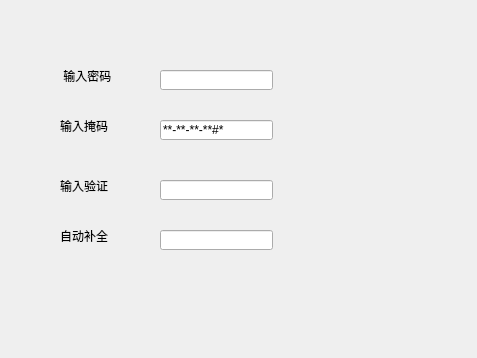
<?xml version="1.0" encoding="UTF-8"?>
<ui version="4.0">
 <class>MyWidget</class>
 <widget class="QWidget" name="MyWidget">
  <property name="geometry">
   <rect>
    <x>0</x>
    <y>0</y>
    <width>477</width>
    <height>358</height>
   </rect>
  </property>
  <property name="windowTitle">
   <string>MyWidget</string>
  </property>
  <widget class="QLineEdit" name="lineEdit">
   <property name="geometry">
    <rect>
     <x>160</x>
     <y>70</y>
     <width>113</width>
     <height>20</height>
    </rect>
   </property>
   <property name="echoMode">
    <enum>QLineEdit::Password</enum>
   </property>
  </widget>
  <widget class="QLineEdit" name="lineEdit_2">
   <property name="geometry">
    <rect>
     <x>160</x>
     <y>120</y>
     <width>113</width>
     <height>20</height>
    </rect>
   </property>
   <property name="inputMask">
    <string>&gt;AA-90-bb-!aa\#H;*</string>
   </property>
  </widget>
  <widget class="QLineEdit" name="lineEdit_3">
   <property name="geometry">
    <rect>
     <x>160</x>
     <y>180</y>
     <width>113</width>
     <height>20</height>
    </rect>
   </property>
  </widget>
  <widget class="QLineEdit" name="lineEdit_4">
   <property name="geometry">
    <rect>
     <x>160</x>
     <y>230</y>
     <width>113</width>
     <height>20</height>
    </rect>
   </property>
  </widget>
  <widget class="QLabel" name="label">
   <property name="geometry">
    <rect>
     <x>60</x>
     <y>70</y>
     <width>54</width>
     <height>12</height>
    </rect>
   </property>
   <property name="text">
    <string> 输入密码</string>
   </property>
  </widget>
  <widget class="QLabel" name="label_2">
   <property name="geometry">
    <rect>
     <x>60</x>
     <y>120</y>
     <width>54</width>
     <height>12</height>
    </rect>
   </property>
   <property name="text">
    <string>输入掩码</string>
   </property>
  </widget>
  <widget class="QLabel" name="label_3">
   <property name="geometry">
    <rect>
     <x>60</x>
     <y>180</y>
     <width>54</width>
     <height>12</height>
    </rect>
   </property>
   <property name="text">
    <string>输入验证</string>
   </property>
  </widget>
  <widget class="QLabel" name="label_4">
   <property name="geometry">
    <rect>
     <x>60</x>
     <y>230</y>
     <width>54</width>
     <height>12</height>
    </rect>
   </property>
   <property name="text">
    <string>自动补全</string>
   </property>
  </widget>
 </widget>
 <layoutdefault spacing="6" margin="11"/>
 <resources/>
 <connections/>
</ui>
